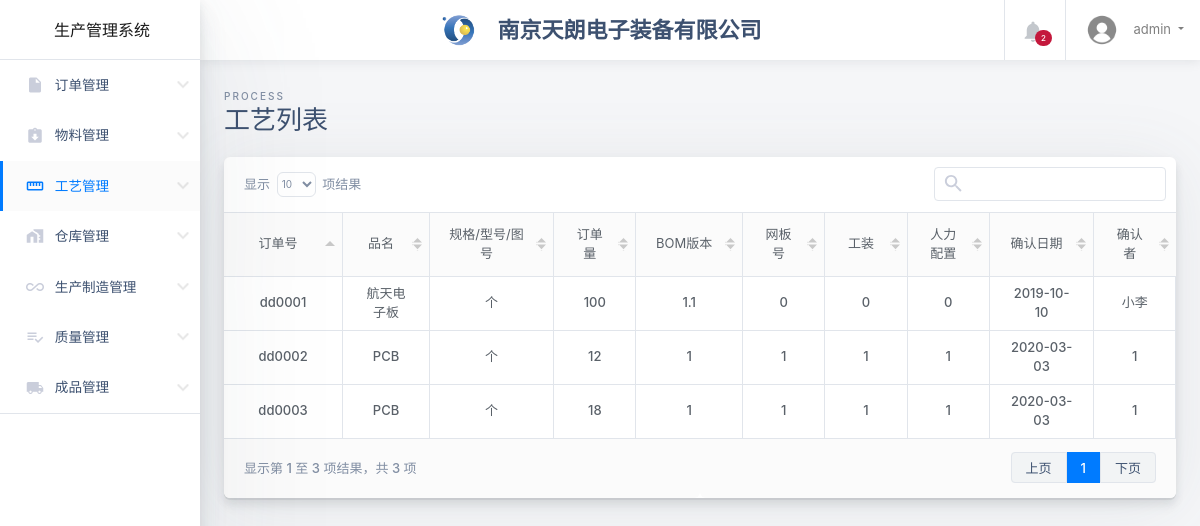
/process.php (signed in), run on an earlier commit of the app's database.
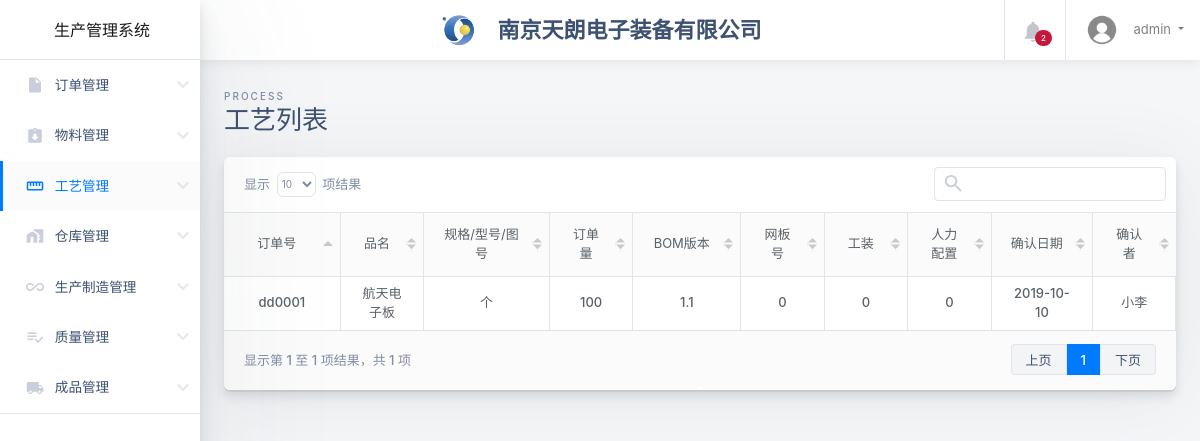
And on a later commit of the database.
### tables this page shows
CREATE TABLE `process` (
  `id` int(255) NOT NULL,
  `order_id` varchar(20) NOT NULL COMMENT '订单号',
  `bom` varchar(10) DEFAULT NULL COMMENT 'bom版本',
  `stencil` varchar(20) DEFAULT NULL COMMENT '网板号',
  `tooling` varchar(20) DEFAULT NULL COMMENT '工装',
  `personal_allocation` varchar(20) DEFAULT NULL COMMENT '人力配置',
  `process_confirmation_data` date DEFAULT NULL COMMENT '确认日期',
  `process_confirmor` varchar(20) DEFAULT NULL COMMENT '确认者'
);

CREATE TABLE `orders` (
  `id` int(255) NOT NULL,
  `order_id` varchar(20) NOT NULL,
  `order_name` varchar(255) DEFAULT NULL,
  `order_type` varchar(255) DEFAULT NULL,
  `order_volume` int(20) DEFAULT NULL,
  `order_client` varchar(255) DEFAULT NULL,
  `order_start` date DEFAULT NULL,
  `order_end` date DEFAULT NULL
);

### process.php (the view, shortened to what this page needs)
<!DOCTYPE html>
<html class="no-js h-100" lang="zh-CN">
<head>
  <?php include('head.php') ?>
</head>
<body class="h-100">
  <div class="container-fluid ">
    <div class="row">
      <?php include('sidebar.php') ?>
      <main class="main-content col-lg-10 col-md-9 col-sm-12 p-0 offset-lg-2 offset-md-3">
        <div class="main-navbar sticky-top bg-white">
          <?php include('navbar.php') ?>
        </div>
        <div class="main-content-container container-fluid px-4 mb-4">
          <div class="page-header row no-gutters py-4">
            <div class="col-12 col-sm-6 text-center text-sm-left mb-4 mb-sm-0">
              <span class="text-uppercase page-subtitle">process</span>
              <h3 class="page-title">工艺列表</h3>
            </div>
          </div>
          <table class="transaction-history d-none">
            <thead>
			<tr>
                <th>订单号</th>
                <th>品名</th>
                <th>规格/型号/图号</th>
                <th>订单量</th>
                <th>BOM版本</th>
                <th>网板号</th>
                <th>工装</th>
                <th>人力配置</th>
                <th>确认日期</th>
                <th>确认者</th>
            </tr>
            </thead>
            <tbody>
              <?php
              require_once('conn.php');
              $sql="select * from process,orders where orders.order_id=process.order_id";
              $result=mysqli_query($conn,$sql);
              $loginNum=mysqli_num_rows($result);
              for($i=0; $i<$loginNum; $i++){
                $row = mysqli_fetch_assoc($result);
                echo "<tr>";
                echo "<td>{$row['order_id']}</td>";
                echo "<td>{$row['order_name']}</td>";
                echo "<td>{$row['order_type']}</td>";
                echo "<td>{$row['order_volume']}</td>";
                echo "<td>{$row['bom']}</td>";
                echo "<td>{$row['stencil']}</td>";
                echo "<td>{$row['tooling']}</td>";
				echo "<td>{$row['personal_allocation']}</td>";
				echo "<td>{$row['process_confirmation_data']}</td>";
                echo "<td>{$row['process_confirmor']}</td>";
                echo "</tr>";
              }
              ?>
            </tbody>
          </table>
        </div>
      </main>
    </div>
  </div>
</body>
</html>

### head.php (shortened to what this page needs)
<link rel="stylesheet" href="styles/all.css">
<link rel="stylesheet" href="styles/icon.css">
<link rel="stylesheet" href="styles/bootstrap.css">
<link rel="stylesheet" href="styles/shards-dashboards.1.3.1.css?v=2011" id="main-stylesheet" data-version="1.3.1">
<link rel="stylesheet" href="styles/extras.1.3.1.min.css">
<link rel="stylesheet" href="styles/responsive.dataTables.css">
<link rel="stylesheet" href="styles/font-awesome.css">
<link rel="stylesheet" href="styles/bootstrap-select.css">

### sidebar.php (shortened to what this page needs)
<aside class="main-sidebar col-12 col-md-3 col-lg-2 px-0">
  <div class="main-navbar">
    <nav class="navbar align-items-stretch navbar-light bg-white flex-md-nowrap border-bottom p-0">
      <a class="navbar-brand w-100 mr-0" href="welcome.php" style="line-height: 25px;">
        <div class="d-table m-auto">
          <span class="  d-md-inline ml-1">生产管理系统</span>
        </div>
      </a>
    </nav>
  </div>
  <div class="nav-wrapper">
    <ul class="nav nav--no-borders flex-column">
      <li class="nav-item dropdown aaa">
        <a class="nav-link dropdown-toggle" data-toggle="dropdown" href="order" role="button" aria-haspopup="true" aria-expanded="false">
          <i class="material-icons">insert_drive_file</i>
          <span>订单管理</span>
        </a>
      </li>
      <li class="nav-item  dropdown aaa">
        <a class="nav-link dropdown-toggle" data-toggle="dropdown" href="material" role="button" aria-haspopup="true" aria-expanded="false">
          <i class="material-icons">assignment_returned</i>
          <span>物料管理</span>
        </a>
      </li>
      <li class="nav-item dropdown aaa">
        <a class="nav-link dropdown-toggle" data-toggle="dropdown" href="process" role="button" aria-haspopup="true" aria-expanded="false">
          <i class="material-icons">straighten</i>
          <span>工艺管理</span>
        </a>
      </li>
      <li class="nav-item dropdown aaa">
        <a class="nav-link dropdown-toggle" data-toggle="dropdown" href="warehouse" role="button" aria-haspopup="true" aria-expanded="false">
          <i class="material-icons">home_work</i>
          <span>仓库管理</span>
        </a>
      </li>
      <li class="nav-item dropdown aaa">
        <a class="nav-link dropdown-toggle" data-submenu="true" data-toggle="dropdown" href="workshop" role="button" aria-haspopup="true" aria-expanded="false">
          <i class="material-icons">all_inclusive</i>
          <span>生产制造管理</span>
        </a>
      </li>
      <li class="nav-item dropdown aaa">
        <a class="nav-link dropdown-toggle" data-toggle="dropdown" href="quality" role="button" aria-haspopup="true" aria-expanded="false">
          <i class="material-icons">playlist_add_check</i>
          <span>质量管理</span>
        </a>
      </li>
      <li class="nav-item dropdown aaa">
        <a class="nav-link dropdown-toggle" data-toggle="dropdown" href="product" role="button" aria-haspopup="true" aria-expanded="false">
          <i class="material-icons">local_shipping</i>
          <span>成品管理</span>
        </a>
      </li>
    </ul>
  </div>
</aside>

### navbar.php (shortened to what this page needs)
<nav class="navbar align-items-stretch navbar-light flex-md-nowrap p-0">
  <div  class=" w-100 d-none d-md-flex d-lg-flex">
    <div class="d-table " style="margin-top: auto !important;margin-right: auto !important;margin-bottom: auto !important;margin-left: auto !important;">
      <img id="main-logo" class="d-inline-block align-top mr-1" style="max-height: 33px;" src="images/TLlogo-1.png" alt="Dashboard">
      <a class="d-md-inline ml-1" style="font-size: 22px; color: #3d5170; font-weight: 900;">&nbsp&nbsp&nbsp南京天朗电子装备有限公司</a>
    </div>
  </div>
  <ul class="navbar-nav border-left flex-row ">
    <li class="nav-item border-right dropdown notifications">
      <a class="nav-link nav-link-icon text-center" href="#" role="button" id="dropdownMenuLink" data-toggle="dropdown" aria-haspopup="true" aria-expanded="false">
        <div class="nav-link-icon__wrapper">
          <i class="material-icons">&#xE7F4;</i>
          <span class="badge badge-pill badge-danger">2</span>
        </div>
      </a>
    </li>
    <li class="nav-item dropdown">
      <a class="nav-link dropdown-toggle text-nowrap px-3" data-toggle="dropdown" href="#" role="button" aria-haspopup="true" aria-expanded="false">
        <img class="user-avatar rounded-circle mr-2" src="images/avatars/ren.png" alt="User Avatar"> <span class="d-none d-md-inline-block"><?php echo $_SESSION['user'];?></span>
      </a>
    </li>
  </ul>
</nav>

What changed in the data, as far as the page shows it:
removed process: orders.order_id "dd0002", orders.order_name "PCB", orders.order_type "个", orders.order_volume "12", bom "1", stencil "1", tooling "1", personal_allocation "1", process_confirmation_data "2020-03-03", process_confirmor "1"
removed process: orders.order_id "dd0003", orders.order_name "PCB", orders.order_type "个", orders.order_volume "18", bom "1", stencil "1", tooling "1", personal_allocation "1", process_confirmation_data "2020-03-03", process_confirmor "1"
Also different on the page:
text written by a page script: "显示 项结果 显示第 1 至 3 项结果，共 3 项 上页 1 下页" → "显示 项结果 显示第 1 至 1 项结果，共 1 项 上页 1 下页"
